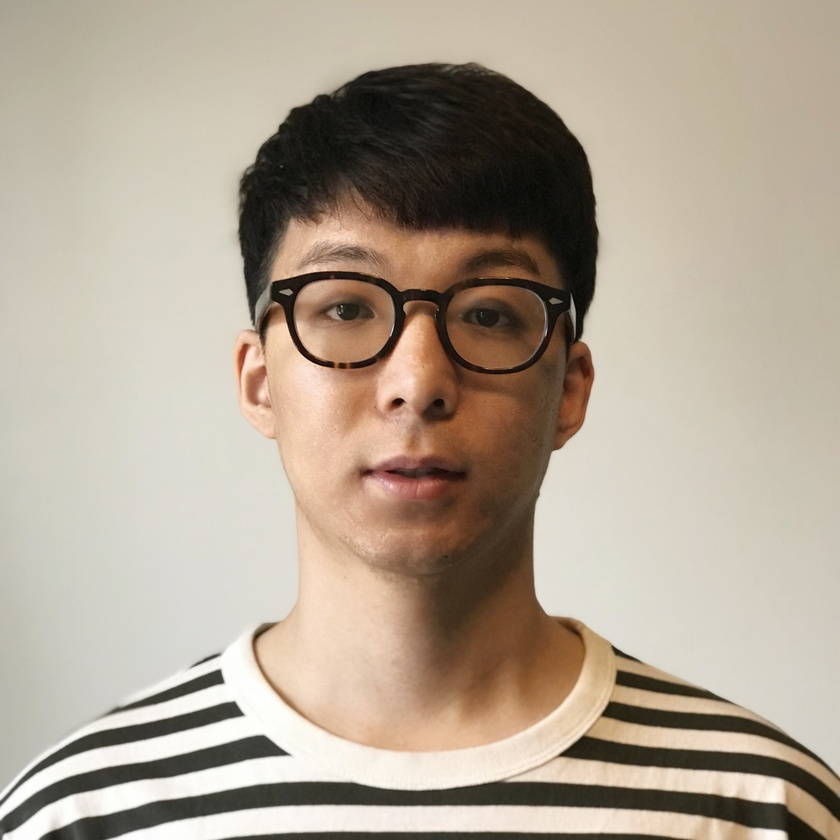
#> input picture A08/1.jpg, 840 x 840 px, shrunk from 2448 x 2448 before the run
$ python -i faceTrackingDemo.py   (imports and definitions only)   (older library calls are emulated)
#> lines starting #> are read from the running program, lines starting #| are printed output that depends on the picture
import os
import argparse
import numpy as np
import cv2
import matplotlib.pyplot as plt
from goodFeaturesToTrackFromFace import detect as ShiTomasi_detect
from skimage.transform import SimilarityTransform
from skimage.measure import ransac
import matplotlib.animation as animation

course_data_dir = '/Users/apple/Desktop/Aalto-CV/Assignments/A08'


# [1 line not run here, left out]
data_dir = os.path.join(course_data_dir, 'data')
# [1 line not run here, left out]

def faceTracker(input_file):
    #
    # This demo illustrates an application of Lucas-Kanade optical flow
    #
    # Steps:
    #   1) detect face region using pretrained haarcascade classifiers
    #   2) detect good features to track from face region using Shi-Tomasi corner detector
    #   3) track the points using the Lucas-Kanade optical flow
    #

    # setup a video capture from file (webcam also possible, for that see OpenCV docs)
    # Choose the source video
#> called with input_file = '1.jpg'
    cap = cv2.VideoCapture(data_dir+'/'+ input_file)

    # read the first frame from the video file and convert to grayscale
    ret, frame = cap.read()
#> frame is the input picture: shape (840, 840, 3); mean B, G, R 147.9, 164.1, 176.9
    old_frame = frame.copy()
    gray = cv2.cvtColor(frame, cv2.COLOR_BGR2GRAY)
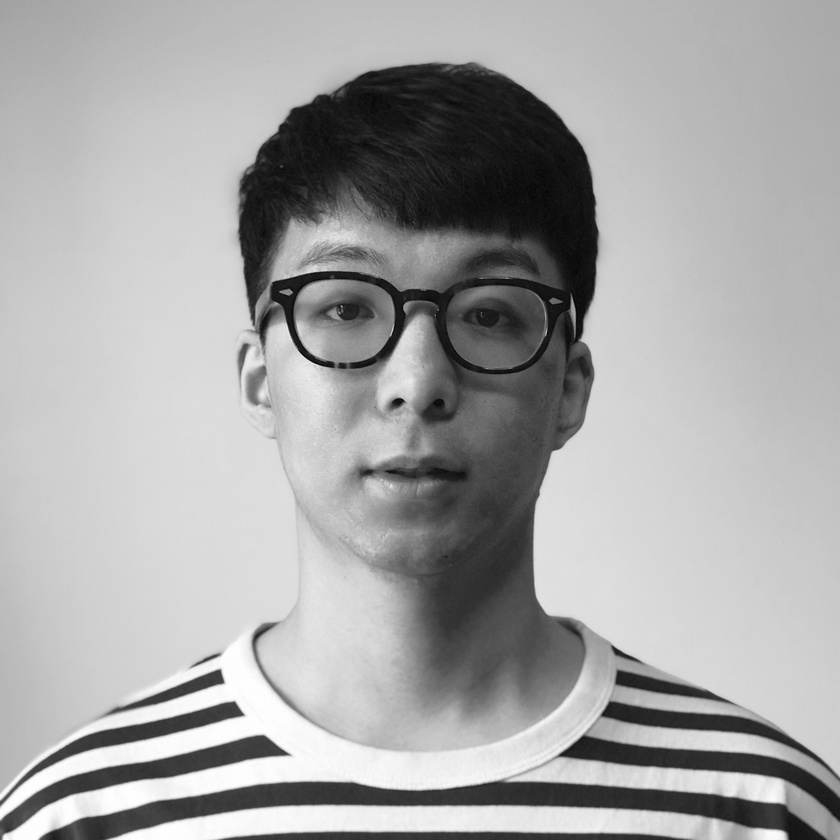
#> gray: shape (840, 840); min 1, max 255, mean 166

    # detect points to track, take a look at goodFeaturesToTrackFromFace.py
#> (the run stopped early here; a loop or call above may not have finished)
